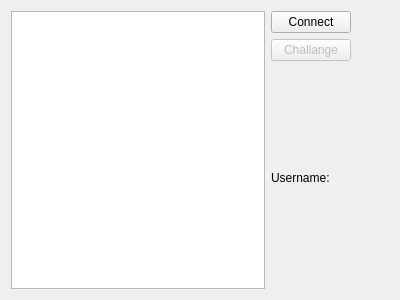
<?xml version="1.0" encoding="UTF-8"?>
<ui version="4.0">
 <class>MainWindow</class>
 <widget class="QMainWindow" name="MainWindow">
  <property name="geometry">
   <rect>
    <x>0</x>
    <y>0</y>
    <width>400</width>
    <height>300</height>
   </rect>
  </property>
  <property name="maximumSize">
   <size>
    <width>500</width>
    <height>16777215</height>
   </size>
  </property>
  <property name="windowTitle">
   <string>Chess Online</string>
  </property>
  <widget class="QWidget" name="centralWidget">
   <layout class="QHBoxLayout" name="horizontalLayout">
    <item>
     <widget class="QListWidget" name="onlineList">
      <property name="maximumSize">
       <size>
        <width>300</width>
        <height>16777215</height>
       </size>
      </property>
     </widget>
    </item>
    <item>
     <layout class="QVBoxLayout" name="verticalLayout">
      <item>
       <widget class="QPushButton" name="connectButton">
        <property name="text">
         <string>Connect</string>
        </property>
       </widget>
      </item>
      <item>
       <widget class="QPushButton" name="challangeButton">
        <property name="enabled">
         <bool>false</bool>
        </property>
        <property name="text">
         <string>Challange</string>
        </property>
       </widget>
      </item>
      <item>
       <spacer name="verticalSpacer">
        <property name="orientation">
         <enum>Qt::Vertical</enum>
        </property>
        <property name="sizeHint" stdset="0">
         <size>
          <width>20</width>
          <height>40</height>
         </size>
        </property>
       </spacer>
      </item>
      <item>
       <widget class="QLabel" name="username">
        <property name="sizePolicy">
         <sizepolicy hsizetype="Expanding" vsizetype="Expanding">
          <horstretch>0</horstretch>
          <verstretch>0</verstretch>
         </sizepolicy>
        </property>
        <property name="text">
         <string>Username:</string>
        </property>
       </widget>
      </item>
      <item>
       <spacer name="verticalSpacer_2">
        <property name="orientation">
         <enum>Qt::Vertical</enum>
        </property>
        <property name="sizeHint" stdset="0">
         <size>
          <width>20</width>
          <height>40</height>
         </size>
        </property>
       </spacer>
      </item>
     </layout>
    </item>
    <item>
     <spacer name="horizontalSpacer">
      <property name="orientation">
       <enum>Qt::Horizontal</enum>
      </property>
      <property name="sizeHint" stdset="0">
       <size>
        <width>40</width>
        <height>20</height>
       </size>
      </property>
     </spacer>
    </item>
   </layout>
  </widget>
 </widget>
 <layoutdefault spacing="6" margin="11"/>
 <resources/>
 <connections/>
</ui>
